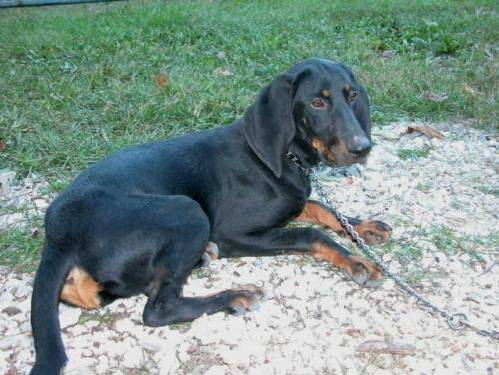
#> input picture FlaskCatsAndDogs/CatsAndDogsPhotos/train/dog/dog.2631.jpg, 499 x 375 px, found by its file name
$ jupyter execute CatsANdDogsKeras_Bratun.ipynb   (shell and % lines are left out)
#> lines starting #> are read from the running program, lines starting #| are printed output that depends on the picture
[cell 1]
import numpy as np
import matplotlib.pyplot as plt
import os
import cv2

DATADIR = "d:\\3kurs1sem\\semestrone\\keras\\train"
CATEGORIES = ["Dog", "Cat"]

for category in CATEGORIES:
    path = os.path.join(DATADIR,category)
    for img in os.listdir(path):
        img_array = cv2.imread(os.path.join(path,img),cv2.IMREAD_GRAYSCALE)
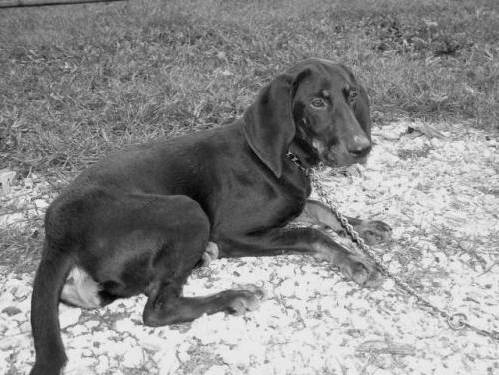
#> img_array: shape (375, 499); min 0, max 255, mean 138.1
        plt.imshow(img_array,cmap='gray')
        break
    break

[cell 2]
training_data = []
IMG_SIZE = 50
def create_train_data():
    for category in CATEGORIES:
        path = os.path.join(DATADIR,category)
        class_num = CATEGORIES.index(category)
        for img in os.listdir(path):
            try:
                img_array = cv2.imread(os.path.join(path,img),cv2.IMREAD_GRAYSCALE)
                new_array = cv2.resize(img_array,(IMG_SIZE,IMG_SIZE))
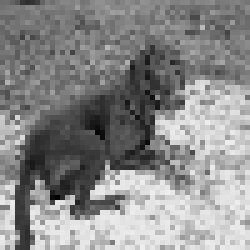
#> new_array: shape (50, 50) (shown 5 times larger); min 1, max 239, mean 138.1
                training_data.append([new_array,class_num])
            except Exception as e:
                pass
#> pass 2 of the loop in create_train_data, `for category in CATEGORIES:`:
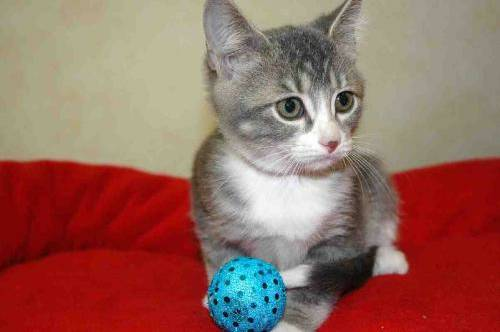
#> input picture FlaskCatsAndDogs/CatsAndDogsPhotos/train/cat/cat.9886.jpg, 500 x 332 px, found by its file name
#> in create_train_data, `img_array = cv2.imread(os.path.join(path,img),cv2.IMREAD_GRAYSCALE)`:
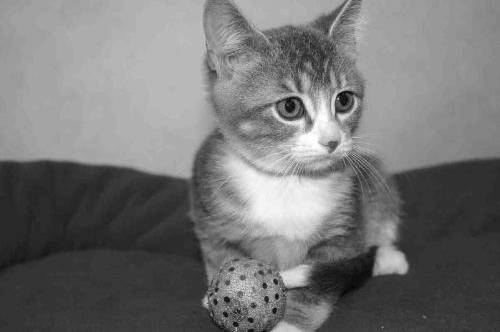
#> img_array: shape (332, 500); min 0, max 255, mean 116.9
#> in create_train_data, `new_array = cv2.resize(img_array,(IMG_SIZE,IMG_SIZE))`:
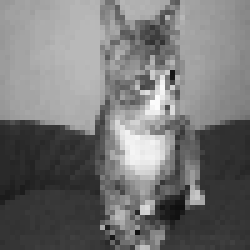
#> new_array: shape (50, 50) (shown 5 times larger); min 15, max 252, mean 116.8


create_train_data()

[cell 3]
print(len(training_data))
#| 2

[cell 4]
import random

[cell 5]
random.shuffle(training_data)

[cell 6]
for i in training_data[:10]:
    print(i[1])
#> this loop made 2 passes
#| 0
#| 1

[cell 7]
X= []
y = []
for features, labels in training_data:
    X.append(features)
    y.append(labels)
#> this loop made 2 passes
#> labels on passes 1 to 2: 0, 1
#> after the loop, X = 2 items; y = [0, 1]
